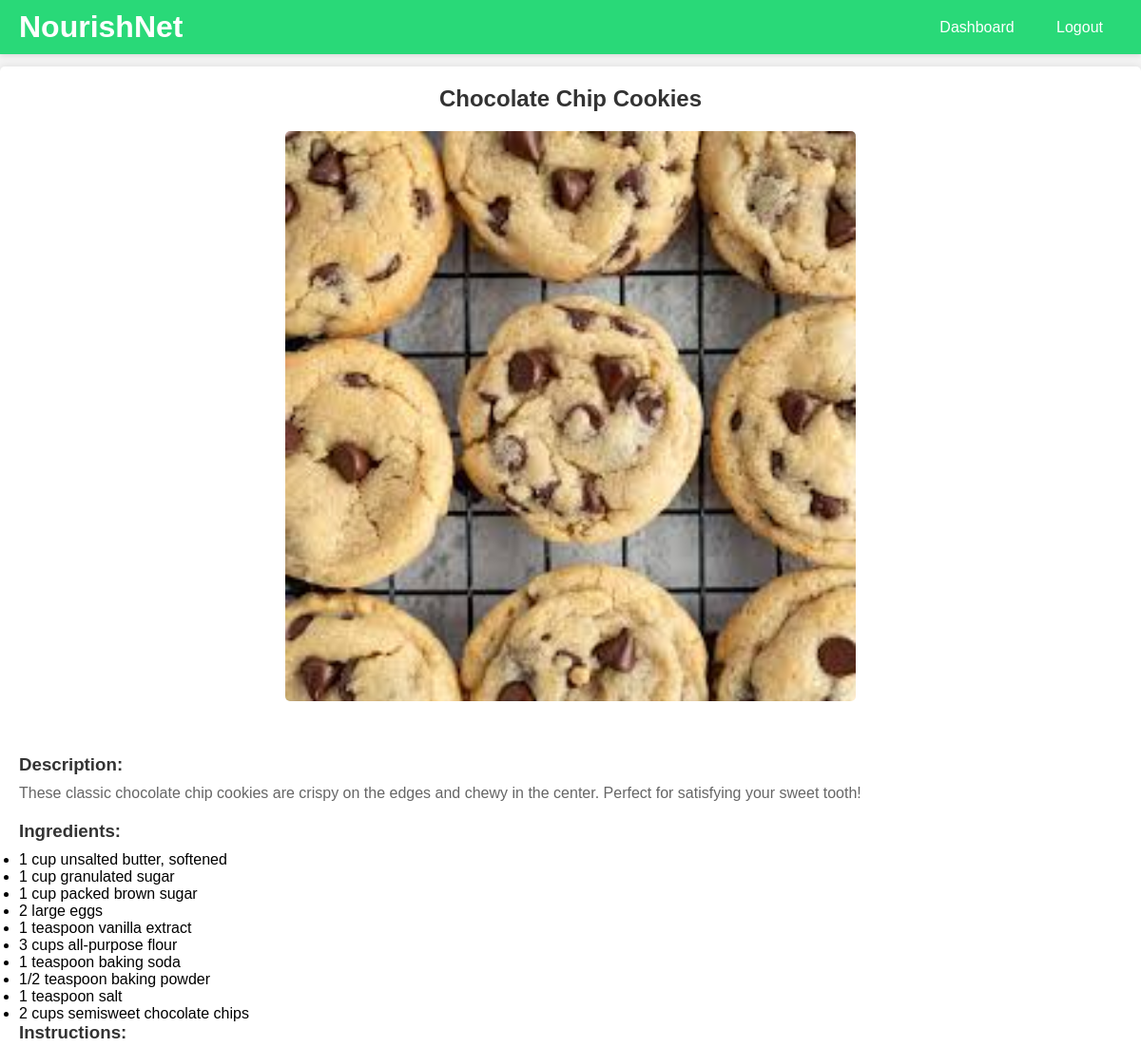
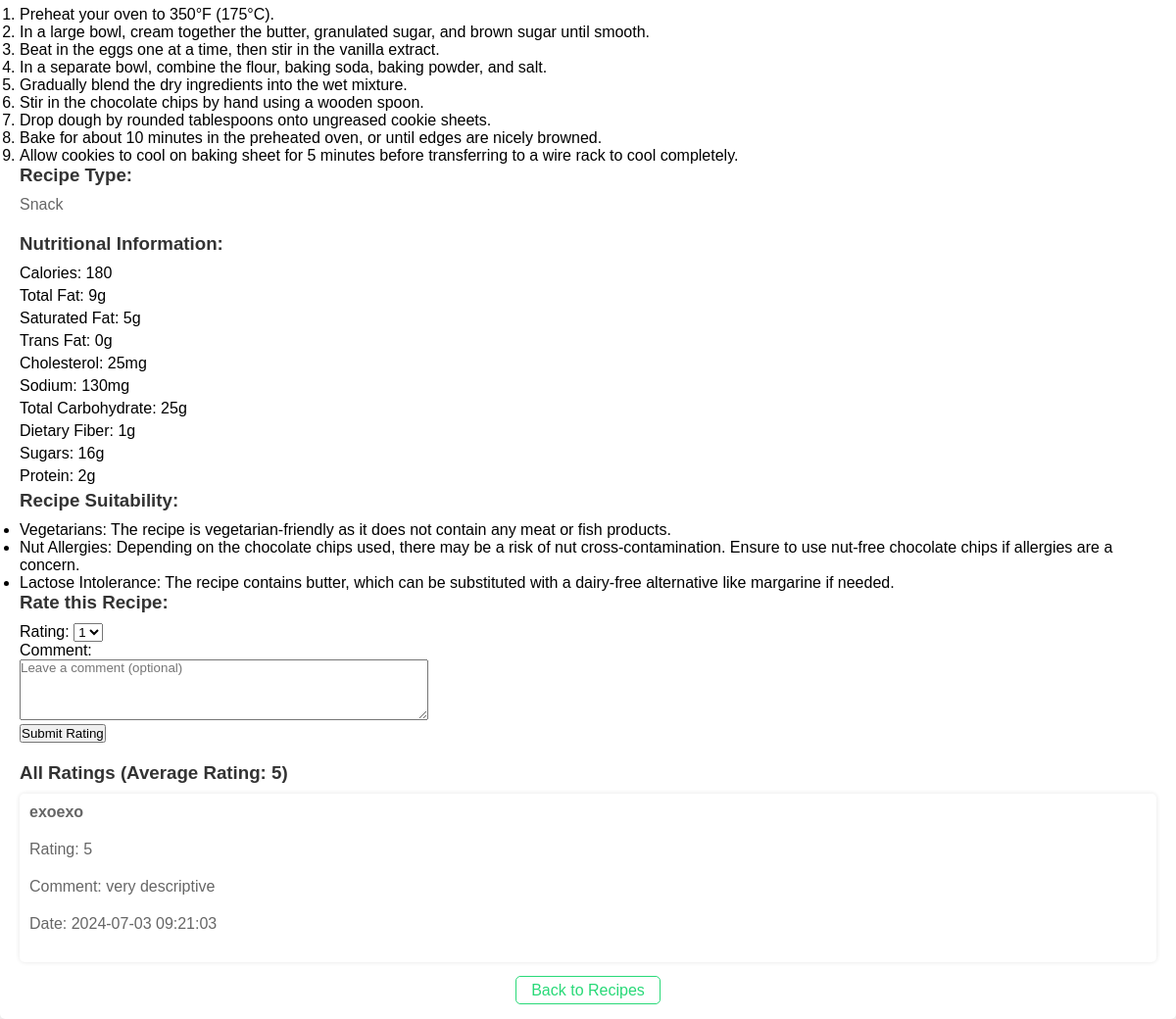
/viewrecipe.php?recipe_id=2, run on the app's committed database (2 pictures, top to bottom).
### tables this page shows
CREATE TABLE `recipe` (
  `recipe_id` int(11) NOT NULL,
  `user_id` int(11) DEFAULT NULL,
  `recipe` varchar(255) NOT NULL,
  `recipe_description` text DEFAULT NULL,
  `recipe_ingredients` text DEFAULT NULL,
  `recipe_instructions` text DEFAULT NULL,
  `recipe_image` varchar(255) DEFAULT NULL,
  `recipe_tag` varchar(255) NOT NULL,
  `recipe_nutrition` varchar(500) NOT NULL,
  `recipe_suitability` varchar(500) NOT NULL
);

CREATE TABLE `rating` (
  `rating_id` int(11) NOT NULL,
  `user_id` int(11) DEFAULT NULL,
  `recipe_id` int(11) DEFAULT NULL,
  `rating` int(11) DEFAULT NULL CHECK (`rating` >= 1 and `rating` <= 5),
  `rating_date` timestamp NOT NULL DEFAULT current_timestamp(),
  `rating_comment` varchar(255) NOT NULL
);

CREATE TABLE `users` (
  `user_id` int(255) NOT NULL,
  `username` varchar(255) NOT NULL,
  `password` varchar(255) NOT NULL,
  `email` varchar(255) NOT NULL,
  `user_type` varchar(255) NOT NULL
);

### viewrecipe.php (the view, shortened to what this page needs)
<?php
include 'config.php';
$conn = new mysqli($servername, $username, $password, $dbname);
if(isset($_GET['recipe_id']) && !empty($_GET['recipe_id'])) {
    $recipe_id = $_GET['recipe_id'];
    $sql = "SELECT * FROM recipe WHERE recipe_id = $recipe_id";
    $result = $conn->query($sql);
    if ($result->num_rows > 0) {
        $row = $result->fetch_assoc();
        $recipe_name = $row["recipe"];
        $description = $row["recipe_description"];
        $ingredients = explode("\n", $row["recipe_ingredients"]);
        $instructions = explode("\n", $row["recipe_instructions"]);
        $tag = $row["recipe_tag"];
        $image = $row["recipe_image"];
        $recipe_nutrition = $row["recipe_nutrition"];
        $recipe_suitability = explode("\n", $row["recipe_suitability"]);
    } else {
        echo "Recipe not found";
        exit;
    }
    $sql_ratings = "SELECT r.rating, r.rating_date, r.rating_comment, u.username
                    FROM rating r
                    JOIN users u ON r.user_id = u.user_id
                    WHERE r.recipe_id = $recipe_id";
    $result_ratings = $conn->query($sql_ratings);
    $ratings = [];
    if ($result_ratings->num_rows > 0) {
        while ($row = $result_ratings->fetch_assoc()) {
            $ratings[] = $row;
        }
    }
    $sql_avg_rating = "SELECT AVG(rating) as avg_rating FROM rating WHERE recipe_id = $recipe_id";
    $result_avg_rating = $conn->query($sql_avg_rating);
    $avg_rating = 0;
    if ($result_avg_rating->num_rows > 0) {
        $row_avg = $result_avg_rating->fetch_assoc();
        $avg_rating = round($row_avg['avg_rating'], 2);
    }
} else {
    echo "Recipe ID not provided";
    exit;
}
?>
<!DOCTYPE html>
<html lang="en">
<head>
</head>
<body>
    <div class="taskbar">
        <div class="taskbar-left">
            <h1>NourishNet</h1>
        </div>
        <div class="taskbar-right">
            <a href="userdashboard.php">Dashboard</a>
            <a href="logout.php">Logout</a>
        </div>
    </div>
    <div class="content">
        <h2><?php echo $recipe_name; ?></h2>
        <img class="recipe-image" src="<?php echo $image; ?>" alt="<?php echo $recipe_name; ?>"><br><br>
        <h3>Description:</h3>
        <p><?php echo $description; ?></p>
        <h3>Ingredients:</h3>
        <ul>
            <?php foreach ($ingredients as $ingredient) : ?>
                <li><?php echo $ingredient; ?></li>
            <?php endforeach; ?>
        </ul>
        <h3>Instructions:</h3>
        <ol>
            <?php foreach ($instructions as $instruction) : ?>
                <li><?php echo $instruction; ?></li>
            <?php endforeach; ?>
        </ol>
        <h3>Recipe Type:</h3>
        <p><?php echo $tag; ?></p>
        <div class="nutrition">
            <h3>Nutritional Information:</h3>
            <ul>
                <?php foreach (explode("\n", $recipe_nutrition) as $nutrition_item) : ?>
                    <li><?php echo $nutrition_item; ?></li>
                <?php endforeach; ?>
            </ul>
        </div>
        <div class="suitability">
            <h3>Recipe Suitability:</h3>
            <ul>
                <?php foreach ($recipe_suitability as $suitability_item) : ?>
                    <li><?php echo $suitability_item; ?></li>
                <?php endforeach; ?>
            </ul>
        </div>
        <h3>Rate this Recipe:</h3>
        <form action="" method="post">
            <label for="rating">Rating:</label>
            <select name="rating" id="rating" required>
                <option value="1">1</option>
            </select>
            <br>
            <label for="rating_comment">Comment:</label><br>
            <textarea name="rating_comment" id="rating_comment" rows="4" cols="50" placeholder="Leave a comment (optional)"></textarea><br>
            <input type="submit" value="Submit Rating">
        </form>
        <div class="ratings">
            <h3>All Ratings (Average Rating: <?php echo $avg_rating; ?>)</h3>
            <?php foreach ($ratings as $rating) : ?>
                <div class="rating">
                    <p class="username"><?php echo htmlspecialchars($rating['username']); ?></p>
                    <p>Rating: <?php echo htmlspecialchars($rating['rating']); ?></p>
                    <?php if (!empty($rating['rating_comment'])) : ?>
                        <p>Comment: <?php echo htmlspecialchars($rating['rating_comment']); ?></p>
                    <?php endif; ?>
                    <p>Date: <?php echo htmlspecialchars($rating['rating_date']); ?></p>
                </div>
            <?php endforeach; ?>
        </div>
        <div class="back-to-recipes">
            <a href="viewrecipes.php">Back to Recipes</a>
        </div>
    </div>
</body>
</html>

### viewrecipe.php (style rules this page uses)
* { margin: 0; padding: 0; box-sizing: border-box; font-family: 'Arial', sans-serif; }
body { background: #f4f4f4; margin: 0; padding: 0; }
.taskbar { position: fixed; top: 0; left: 0; width: 100%; background: #29d978; padding: 10px 20px; display: flex; justify-content: space-between; align-items: center; box-shadow: 0 2px 5px rgba(0, 0, 0, 0.1); z-index: 1000; }
.taskbar-left h1 { color: white; }
.taskbar-left a, .taskbar-right a { color: white; text-decoration: none; padding: 10px 15px; margin: 0 5px; border-radius: 5px; cursor: pointer; transition: background 0.3s; }
.content { margin-top: 70px; padding: 20px; background: #fff; border-radius: 5px; box-shadow: 0 0 10px rgba(0, 0, 0, 0.1); }
h2 { color: #333; margin-bottom: 20px; text-align: center; }
img.recipe-image { display: block; margin: 0 auto; width: 100%; max-width: 600px; height: auto; border-radius: 5px; margin-bottom: 20px; }
h3 { color: #333; margin-bottom: 10px; }
p { color: #666; margin-bottom: 20px; }
.back-to-recipes { text-align: center; margin-top: 20px; }
.back-to-recipes a { color: #29d978; text-decoration: none; border: 1px solid #29d978; padding: 5px 15px; border-radius: 5px; transition: background 0.3s, color 0.3s; }
.ratings { margin-top: 20px; }
.rating { background: #fff; padding: 10px; margin-bottom: 10px; border-radius: 5px; box-shadow: 0 0 5px rgba(0, 0, 0, 0.1); }
.rating .username { font-weight: bold; }
.nutrition { margin-top: 20px; }
.nutrition h3 { margin-bottom: 10px; }
.nutrition ul { list-style-type: none; padding: 0; }
.nutrition ul li { margin-bottom: 5px; }

### data on the page
recipe: recipe "Chocolate Chip Cookies", recipe_image (picture), recipe_description "These classic chocolate chip cookies are crispy on the edges and chewy in the center. Perfect for satisfying your sweet tooth!", recipe_ingredients "1 cup unsalted butter, softened", recipe_ingredients "1 cup granulated sugar", recipe_ingredients "1 cup packed brown sugar", recipe_ingredients "2 large eggs", recipe_ingredients "1 teaspoon vanilla extract", recipe_ingredients "3 cups all-purpose flour", recipe_ingredients "1 teaspoon baking soda", recipe_ingredients "1/2 teaspoon baking powder", recipe_ingredients "1 teaspoon salt", recipe_ingredients "2 cups semisweet chocolate chips", recipe_instructions "Preheat your oven to 350°F (175°C).", recipe_instructions "In a large bowl, cream together the butter, granulated sugar, and brown sugar until smooth.", recipe_instructions "Beat in the eggs one at a time, then stir in the vanilla extract.", recipe_instructions "In a separate bowl, combine the flour, baking soda, baking powder, and salt.", recipe_instructions "Gradually blend the dry ingredients into the wet mixture.", recipe_instructions "Stir in the chocolate chips by hand using a wooden spoon.", recipe_instructions "Drop dough by rounded tablespoons onto ungreased cookie sheets.", recipe_instructions "Bake for about 10 minutes in the preheated oven, or until edges are nicely browned.", recipe_instructions "Allow cookies to cool on baking sheet for 5 minutes before transferring to a wire rack to cool completely.", recipe_tag "Snack", recipe_nutrition "Calories: 180", recipe_nutrition "Total Fat: 9g", recipe_nutrition "Saturated Fat: 5g", recipe_nutrition "Trans Fat: 0g", recipe_nutrition "Cholesterol: 25mg", recipe_nutrition "Sodium: 130mg", recipe_nutrition "Total Carbohydrate: 25g", recipe_nutrition "Dietary Fiber: 1g", recipe_nutrition "Sugars: 16g", recipe_nutrition "Protein: 2g", recipe_suitability "Vegetarians: The recipe is vegetarian-friendly as it does not contain any meat or fish products.", recipe_suitability "Nut Allergies: Depending on the chocolate chips used, there may be a risk of nut cross-contamination. Ensure to use nut-free chocolate chips if allergies are a concern.", recipe_suitability "Lactose Intolerance: The recipe contains butter, which can be substituted with a dairy-free alternative like margarine if needed."
rating: user.username "exoexo", rating "5", rating_comment "very descriptive", rating_date "2024-07-03 09:21:03"

### other printed values
$avg_rating "5"
